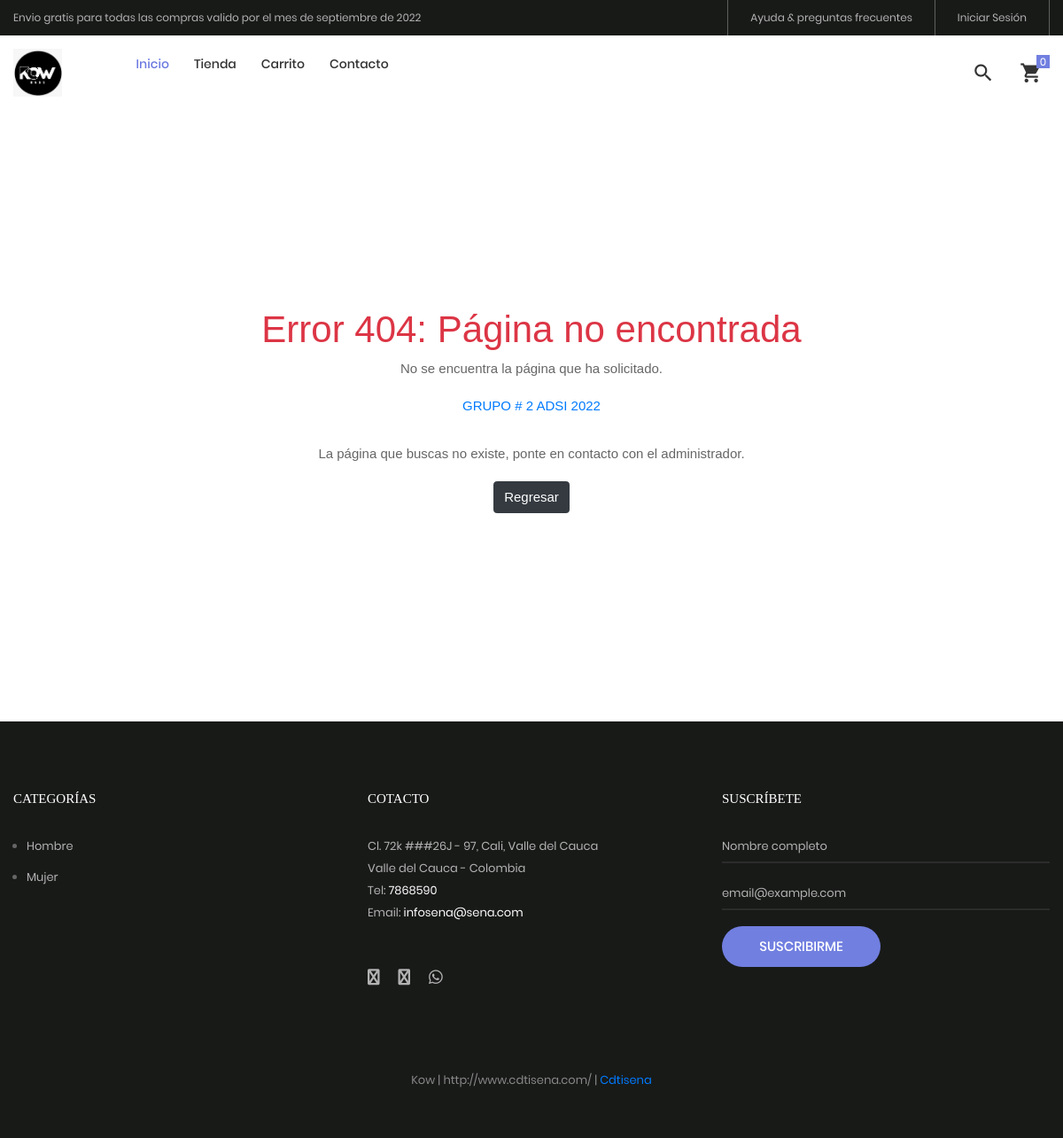
Page /adsi2022/TiendaVirtual/tienda/categoria/1/hombre on the committed database.
### tables this page shows
CREATE TABLE `TblPagina` (
  `IdPagina` bigint(20) NOT NULL,
  `Pag_Titulo` varchar(255) NOT NULL,
  `Pag_Contenido` text NOT NULL,
  `Pag_Portada` varchar(100) DEFAULT NULL,
  `Pag_Datecreate` datetime NOT NULL DEFAULT current_timestamp(),
  `Pag_Ruta` varchar(255) NOT NULL,
  `Est_IdEstado` int(11) NOT NULL DEFAULT 1
);

CREATE TABLE `TblCategoria` (
  `IdCategoria` bigint(20) NOT NULL,
  `Cat_Nombre` varchar(255) NOT NULL,
  `Cat_Descripcion` text NOT NULL,
  `Cat_Portada` varchar(100) NOT NULL,
  `Cat_Datecreated` datetime NOT NULL DEFAULT current_timestamp(),
  `Cat_Ruta` varchar(255) NOT NULL,
  `Est_IdEstado` int(11) NOT NULL DEFAULT 1
);

### Libraries/Core/Views.php (called while the page is built)
<?php
	class Views
	{
		function getView($controller,$view,$data="")
		{
			$controller = get_class($controller);
			if($controller == "Home"){
				$view = "Views/".$view.".php";
			}else{
				$view = "Views/".$controller."/".$view.".php";
			}
			require_once ($view);
		}
	}
 ?>

### index.php (called while the page is built, shortened)
<?php
	require_once("Helpers/Helpers.php");
	require_once("Libraries/Core/Load.php");
 ?>

### Libraries/Core/Mysql.php (called while the page is built, shortened)
<?php
	class Mysql extends Conexion
	{
		private $conexion;
		function __construct()
		{
			$this->conexion = new Conexion();
			$this->conexion = $this->conexion->conect();
		}
		public function select(string $query)
		{
			$this->strquery = $query;
        	$result = $this->conexion->prepare($this->strquery);
			$result->execute();
        	$data = $result->fetch(PDO::FETCH_ASSOC);
        	return $data;
		}
		public function select_all(string $query)
		{
			$this->strquery = $query;
        	$result = $this->conexion->prepare($this->strquery);
			$result->execute();
        	$data = $result->fetchall(PDO::FETCH_ASSOC);
        	return $data;
		}
	}
 ?>

### Libraries/Core/Conexion.php (called while the page is built)
<?php
class Conexion{
	private $conect;
	public function __construct(){
		$connectionString = "mysql:host=".DB_HOST.";port=".DB_PORT.";dbname=".DB_NAME.";charset=".DB_CHARSET;
		try{
			$this->conect = new PDO($connectionString, DB_USER, DB_PASSWORD);
			$this->conect->setAttribute(PDO::ATTR_ERRMODE, PDO::ERRMODE_EXCEPTION);
		}catch(PDOException $e){
			$this->conect = 'Error de conexión';
		    echo "ERROR: " . $e->getMessage();
		}
	}
	public function conect(){
		return $this->conect;
	}
}
?>

### Helpers/Helpers.php (called while the page is built, shortened)
<?php
	function base_url()
	{
		return BASE_URL;
	}
    function media()
    {
        return BASE_URL."/Assets";
    }
    function footerTienda($data="")
    {
        $view_footer = "Views/Template/footer_tienda.php";
        require_once ($view_footer);
    }
    function getCatFooter(){
        require_once ("Models/CategoriasModel.php");
        $objCategoria = new CategoriasModel();
        $request = $objCategoria->getCategoriasFooter();
        return $request;
    }
    function getInfoPage(int $idpagina){
        require_once("Libraries/Core/Mysql.php");
        $con = new Mysql();
        $sql = "SELECT * FROM TblPagina WHERE IdPagina = $idpagina";
        $request = $con->select($sql);
        return $request;
    }
    function getPageRout(string $ruta){
        require_once("Libraries/Core/Mysql.php");
        $con = new Mysql();
        $sql = "SELECT * FROM TblPagina WHERE Pag_Ruta = '$ruta' AND Est_IdEstado != 0 ";
        $request = $con->select($sql);
        if(!empty($request)){
            $request['Pag_Portada'] = $request['Pag_Portada'] != "" ? media()."/images/uploads/".$request['Pag_Portada'] : "";
        }
        return $request;
    }
 ?>

### Models/CategoriasModel.php (called while the page is built, shortened)
<?php
	class CategoriasModel extends Mysql
	{
		public function getCategoriasFooter(){
			$sql = "SELECT IdCategoria, Cat_Nombre, Cat_Descripcion, Cat_Portada, Cat_Ruta
					FROM TblCategoria WHERE  Est_IdEstado = 1 AND IdCategoria IN (".CAT_FOOTER.")";
			$request = $this->select_all($sql);
			if(count($request) > 0){
				for ($c=0; $c < count($request) ; $c++) {
					$request[$c]['Cat_Portada'] = BASE_URL.'/Assets/images/uploads/'.$request[$c]['Cat_Portada'];
				}
			}
			return $request;
		}
	}
 ?>

### Views/Template/footer_tienda.php (the view, shortened to what this page needs)
	<?php
		$catFotter = getCatFooter();
	 ?>
	<footer class="bg3 p-t-75 p-b-32">
		<div class="container">
			<div class="row">
				<div class="col-sm-6 col-lg-4 p-b-50">
					<h4 class="stext-301 cl0 p-b-30">
						Categorías
					</h4>
					<?php if(count($catFotter) > 0){ ?>
					<ul>
						<?php foreach ($catFotter as $cat) { ?>
						<li class="p-b-10">
							<a href="<?= base_url() ?>/tienda/categoria/<?= $cat['IdCategoria'].'/'.$cat['Cat_Ruta'] ?>" class="stext-107 cl7 hov-cl1 trans-04">
								<?= $cat['Cat_Nombre'] ?>
							</a>
						</li>
						<?php } ?>
					</ul>
					<?php } ?>
				</div>
				<div class="col-sm-6 col-lg-4 p-b-50">
					<h4 class="stext-301 cl0 p-b-30">
						Cotacto
					</h4>
					<p class="stext-107 cl7 size-201">
						<?= DIRECCION ?> <br>
						Tel: <a class="linkFooter" href="tel:<?= TELEMPRESA ?>"><?= TELEMPRESA ?></a><br>
						Email: <a class="linkFooter" href="mailto:<?= EMAIL_EMPRESA ?>"><?= EMAIL_EMPRESA ?></a>
					</p>
					<div class="p-t-27">
						<a href="<?= FACEBOOK ?>" target="_blanck" class="fs-18 cl7 hov-cl1 trans-04 m-r-16">
							<i class="fa fa-facebook"></i>
						</a>
						<a href="<?= INSTAGRAM ?>" target="_blanck"  class="fs-18 cl7 hov-cl1 trans-04 m-r-16">
							<i class="fa fa-instagram"></i>
						</a>
						<a href="https://wa.me/<?= WHATSAPP ?>" target="_blanck"  class="fs-18 cl7 hov-cl1 trans-04 m-r-16">
							<i class="fab fa-whatsapp"></i>
						</a>
					</div>
				</div>
				<div class="col-sm-6 col-lg-4 p-b-50">
					<h4 class="stext-301 cl0 p-b-30">
						Suscríbete
					</h4>
					<form id="frmSuscripcion" name="frmSuscripcion">
						<div class="wrap-input1 w-full p-b-4">
							<input class="input1 bg-none plh1 stext-107 cl7" type="text" id="nombreSuscripcion" name="nombreSuscripcion" placeholder="Nombre completo" required>
						</div>
						<br>
						<div class="wrap-input1 w-full p-b-4">
							<input class="input1 bg-none plh1 stext-107 cl7" type="email" id="emailSuscripcion" name="emailSuscripcion" placeholder="email@example.com" required >
						</div>
						<div class="p-t-18">
							<button class="flex-c-m stext-101 cl0 size-103 bg1 bor1 hov-btn2 p-lr-15 trans-04">
								Suscribirme
							</button>
						</div>
					</form>
				</div>
			</div>
			<div class="p-t-40">
				<p class="stext-107 cl6 txt-center">
					<?= NOMBRE_EMPESA; ?> | <?= WEB_EMPRESA; ?> | <a href="http://www.cdtisena.com/" target="_blank">Cdtisena</a>
				</p>
			</div>
		</div>
	</footer>
</body>
</html>

### Views/Errors/error.php (shortened to what this page needs)
<div class="container text-center">
	<main class="app-content">
      <div class="page-error tile">
        <?= $data['page']['Pag_Contenido']; ?>
		<a href="javascript:window.history.back();" class="pagina">GRUPO # 2 ADSI 2022</a>
        <p>La página que buscas no existe, ponte en contacto con el administrador.</p>
        <p><a class="btn btn-dark" href="javascript:window.history.back();">Regresar</a></p>
      </div>
    </main>
</div>
<?php footerTienda($data); ?>

### Assets/tienda/css/main.css (style rules this page uses)
.container { max-width: 1380px; }
@media (max-width: 1600px) { .container { max-width: 1200px; } }
.container p { margin-bottom: 20px; }
.container ul, .container ol { margin-left: 15px; margin-bottom: 20px; }
.container ul, .container ul li { list-style: initial; }
.cl0 { color: #fff; }
.cl6 { color: #888; }
.cl7 { color: #b2b2b2; }
.stext-101 { font-family: Poppins-Medium; font-size: 15px; line-height: 1.466667; text-transform: uppercase; }
.stext-107 { font-family: Poppins-Regular; font-size: 13px; line-height: 1.923; }
.stext-301 { font-family: Montserrat-Bold; font-size: 15px; line-height: 1.6; text-transform: uppercase; }
.size-103 { min-width: 179px; height: 46px; }
.size-201 { max-width: 270px; }
.bg-none { background-color: transparent; }
.bg1 { background-color: #717fe0; }
.bg3 { background-color: #181a18; }
.bor1 { border-radius: 23px; }
.wrap-input1 { position: relative; border-bottom: 2px solid rgba(204,204,204, 0.1); }
.input1 { background-color: transparent; width: 100%; }
.linkFooter { color: #FFF !important; }

### Assets/css/style.css (style rules this page uses)
.page-error { display: -webkit-box; display: -ms-flexbox; display: flex; -webkit-box-align: center; -ms-flex-align: center; align-items: center; -webkit-box-pack: center; -ms-flex-pack: center; justify-content: center; -webkit-box-orient: vertical; -webkit-box-direction: normal; -ms-flex-direction: column; flex-direction: column; min-height: calc(100vh - 110px); margin-bottom: 0; }
.page-error h1 { margin: 10px; color: #dc3545; font-size: 42px; }

### rows in the picture
tblpagina: Pag_Contenido "Error 404: Página no encontrada No se encuentra la página que ha solicitado."
tblcategoria: Cat_Nombre "Hombre"
tblcategoria: Cat_Nombre "Mujer"

### other values in the picture
MENSAJE "Envio gratis para todas las compras valido por el mes de septiembre de 2022"
DIRECCION "Cl. 72k ###26J - 97, Cali, Valle del Cauca Valle del Cauca - Colombia"
TELEMPRESA "7868590"
EMAIL_EMPRESA "infosena@sena.com"
NOMBRE_EMPESA "Kow"
WEB_EMPRESA "http://www.cdtisena.com/"
